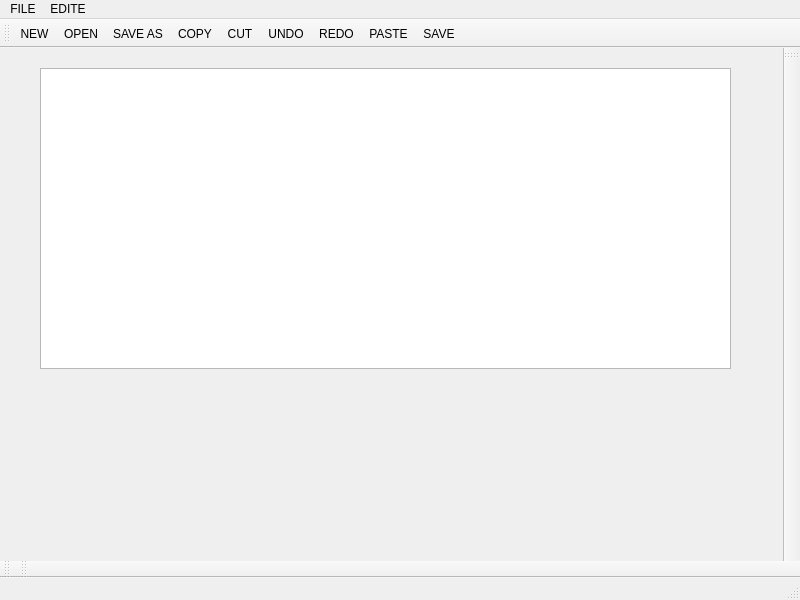
<?xml version="1.0" encoding="UTF-8"?>
<ui version="4.0">
 <class>notepade</class>
 <widget class="QMainWindow" name="notepade">
  <property name="geometry">
   <rect>
    <x>0</x>
    <y>0</y>
    <width>800</width>
    <height>600</height>
   </rect>
  </property>
  <property name="windowTitle">
   <string>MainWindow</string>
  </property>
  <widget class="QWidget" name="centralwidget">
   <widget class="QTextEdit" name="textEdit">
    <property name="geometry">
     <rect>
      <x>40</x>
      <y>20</y>
      <width>691</width>
      <height>301</height>
     </rect>
    </property>
   </widget>
  </widget>
  <widget class="QMenuBar" name="menubar">
   <property name="geometry">
    <rect>
     <x>0</x>
     <y>0</y>
     <width>800</width>
     <height>22</height>
    </rect>
   </property>
   <widget class="QMenu" name="menuFILE">
    <property name="title">
     <string>FILE</string>
    </property>
    <addaction name="actionNEW"/>
    <addaction name="actionOPEN"/>
    <addaction name="actionSAVE"/>
    <addaction name="actionSAVE_AS"/>
   </widget>
   <widget class="QMenu" name="menuEDITE">
    <property name="title">
     <string>EDITE</string>
    </property>
    <addaction name="actionCOPY"/>
    <addaction name="actionCUT"/>
    <addaction name="actionUNDO"/>
    <addaction name="actionREDO"/>
    <addaction name="actionPASTE"/>
   </widget>
   <addaction name="menuFILE"/>
   <addaction name="menuEDITE"/>
  </widget>
  <widget class="QStatusBar" name="statusbar"/>
  <widget class="QToolBar" name="toolBar">
   <property name="windowTitle">
    <string>toolBar</string>
   </property>
   <attribute name="toolBarArea">
    <enum>BottomToolBarArea</enum>
   </attribute>
   <attribute name="toolBarBreak">
    <bool>false</bool>
   </attribute>
  </widget>
  <widget class="QToolBar" name="toolBar_2">
   <property name="windowTitle">
    <string>toolBar_2</string>
   </property>
   <attribute name="toolBarArea">
    <enum>BottomToolBarArea</enum>
   </attribute>
   <attribute name="toolBarBreak">
    <bool>false</bool>
   </attribute>
  </widget>
  <widget class="QToolBar" name="toolBar_3">
   <property name="windowTitle">
    <string>toolBar_3</string>
   </property>
   <attribute name="toolBarArea">
    <enum>RightToolBarArea</enum>
   </attribute>
   <attribute name="toolBarBreak">
    <bool>false</bool>
   </attribute>
  </widget>
  <widget class="QToolBar" name="toolBar_4">
   <property name="windowTitle">
    <string>toolBar_4</string>
   </property>
   <attribute name="toolBarArea">
    <enum>TopToolBarArea</enum>
   </attribute>
   <attribute name="toolBarBreak">
    <bool>false</bool>
   </attribute>
   <addaction name="actionNEW"/>
   <addaction name="actionOPEN"/>
   <addaction name="actionSAVE_AS"/>
   <addaction name="actionCOPY"/>
   <addaction name="actionCUT"/>
   <addaction name="actionUNDO"/>
   <addaction name="actionREDO"/>
   <addaction name="actionPASTE"/>
   <addaction name="actionSAVE"/>
  </widget>
  <action name="actionNEW">
   <property name="icon">
    <iconset resource="resource.qrc">
     <normaloff>:/Image/resource/new.png</normaloff>:/Image/resource/new.png</iconset>
   </property>
   <property name="text">
    <string>NEW</string>
   </property>
  </action>
  <action name="actionOPEN">
   <property name="icon">
    <iconset resource="resource.qrc">
     <normaloff>:/Image/resource/open.png</normaloff>:/Image/resource/open.png</iconset>
   </property>
   <property name="text">
    <string>OPEN</string>
   </property>
  </action>
  <action name="actionSAVE">
   <property name="icon">
    <iconset resource="resource.qrc">
     <normaloff>:/Image/resource/save.png</normaloff>:/Image/resource/save.png</iconset>
   </property>
   <property name="text">
    <string>SAVE</string>
   </property>
  </action>
  <action name="actionSAVE_AS">
   <property name="icon">
    <iconset resource="resource.qrc">
     <normaloff>:/Image/resource/save as.png</normaloff>:/Image/resource/save as.png</iconset>
   </property>
   <property name="text">
    <string>SAVE AS</string>
   </property>
  </action>
  <action name="actionCOPY">
   <property name="icon">
    <iconset resource="resource.qrc">
     <normaloff>:/Image/resource/copy.png</normaloff>:/Image/resource/copy.png</iconset>
   </property>
   <property name="text">
    <string>COPY</string>
   </property>
  </action>
  <action name="actionCUT">
   <property name="icon">
    <iconset resource="resource.qrc">
     <normaloff>:/Image/resource/cut.png.jpg</normaloff>:/Image/resource/cut.png.jpg</iconset>
   </property>
   <property name="text">
    <string>CUT</string>
   </property>
  </action>
  <action name="actionUNDO">
   <property name="icon">
    <iconset resource="resource.qrc">
     <normaloff>:/Image/resource/undo.png</normaloff>:/Image/resource/undo.png</iconset>
   </property>
   <property name="text">
    <string>UNDO</string>
   </property>
  </action>
  <action name="actionREDO">
   <property name="icon">
    <iconset resource="resource.qrc">
     <normaloff>:/Image/resource/redo.png</normaloff>:/Image/resource/redo.png</iconset>
   </property>
   <property name="text">
    <string>REDO</string>
   </property>
  </action>
  <action name="actionPASTE">
   <property name="icon">
    <iconset resource="resource.qrc">
     <normaloff>:/Image/resource/paste.png</normaloff>:/Image/resource/paste.png</iconset>
   </property>
   <property name="text">
    <string>PASTE</string>
   </property>
  </action>
 </widget>
 <resources>
  <include location="resource.qrc"/>
 </resources>
 <connections/>
</ui>
